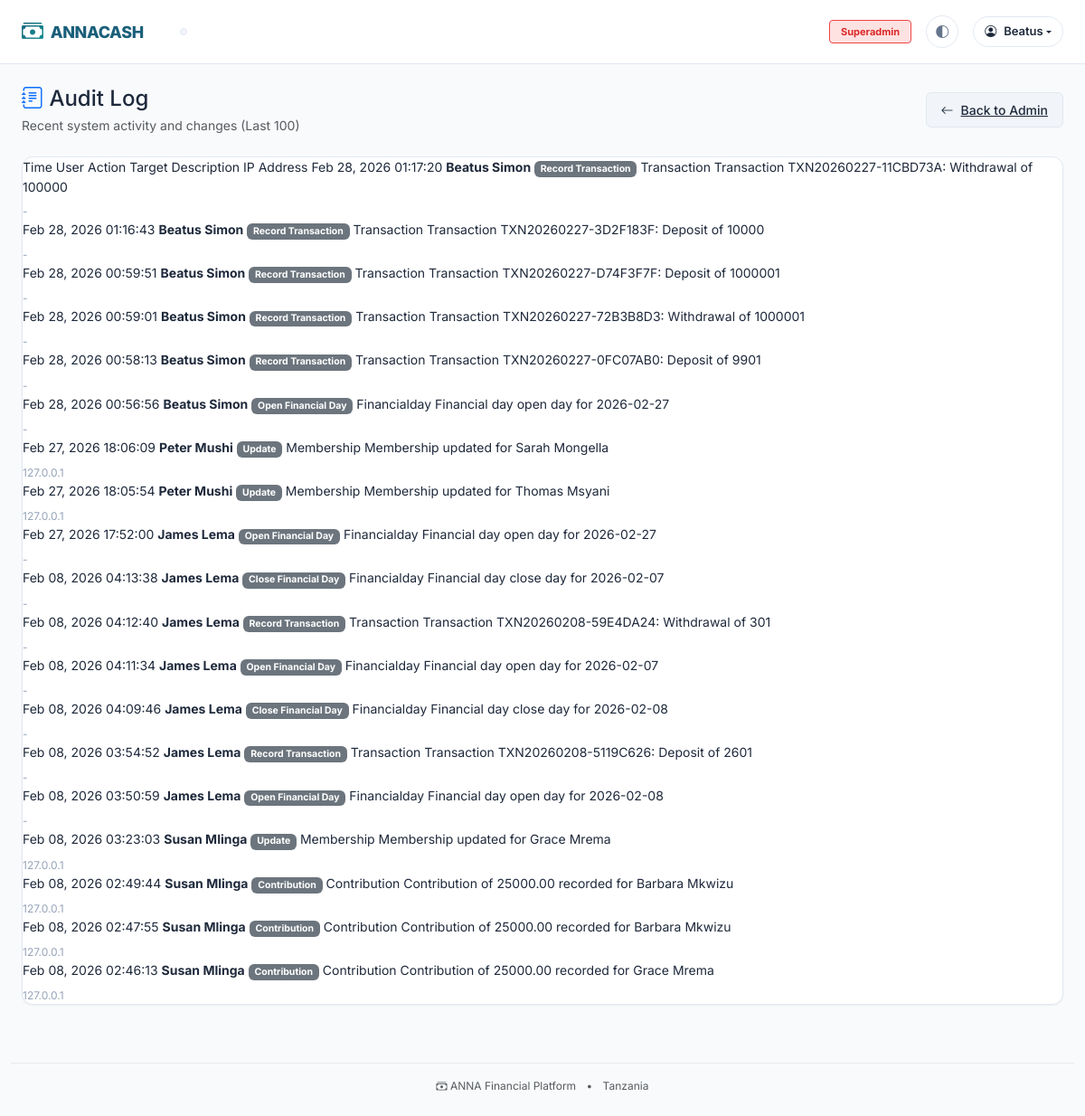
The page /audit/log/ (signed in) on the database as committed earlier.
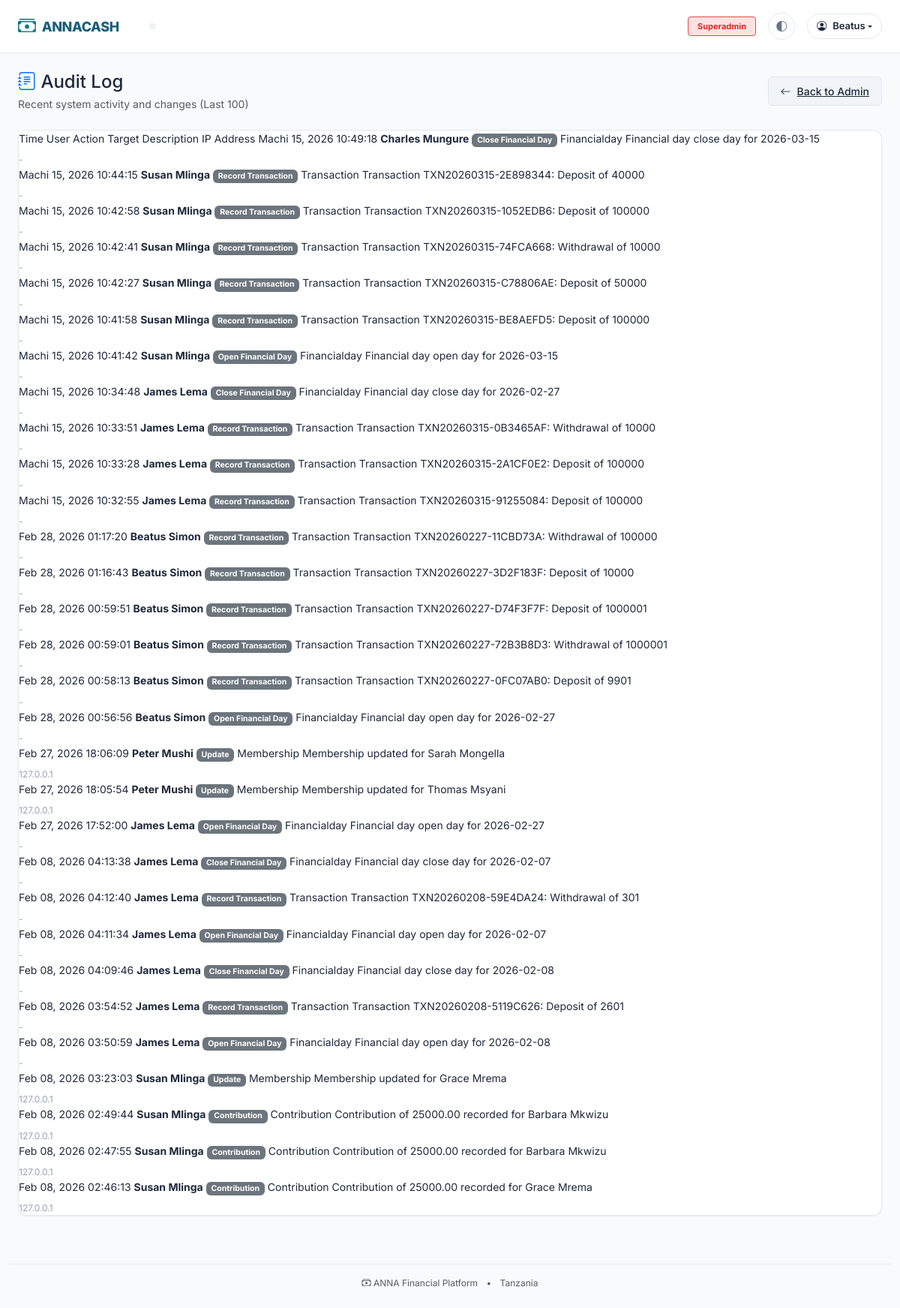
The same page on the database as committed later.
### accounts/models.py (models this page shows, shortened)
class User(AbstractBaseUser, PermissionsMixin):
    email = models.EmailField(unique=True)
    phone_number = models.CharField(max_length=20, unique=True, blank=True, null=True)
    first_name = models.CharField(max_length=100)
    last_name = models.CharField(max_length=100)
    is_active = models.BooleanField(default=True)
    is_staff = models.BooleanField(default=False)
    is_superuser = models.BooleanField(default=False)
    date_joined = models.DateTimeField(default=timezone.now)
    last_login = models.DateTimeField(blank=True, null=True)
    profile_image = models.ImageField(upload_to="profiles/", blank=True, null=True)
    bio = models.TextField(blank=True)
    timezone = models.CharField(max_length=50, default="Africa/Nairobi")
    national_id = models.CharField(max_length=20, blank=True, null=True)
    region = models.CharField(max_length=100, blank=True)
    district = models.CharField(max_length=100, blank=True)
    objects = UserManager()
    USERNAME_FIELD = "email"
    REQUIRED_FIELDS = ["first_name", "last_name"]
    class Meta:
        verbose_name = "User"
        verbose_name_plural = "Users"
        ordering = ["-date_joined"]
    def get_full_name(self):
        return f"{self.first_name} {self.last_name}".strip()

### core/models.py (models this page shows, shortened)
class AuditLog(models.Model):
    ACTION_CHOICES = [
        ("create", "Create"),
        ("update", "Update"),
        ("delete", "Delete"),
        ("view", "View"),
        ("login", "Login"),
        ("logout", "Logout"),
        ("open_day", "Open Financial Day"),
        ("close_day", "Close Financial Day"),
        ("record_transaction", "Record Transaction"),
        ("adjust_balance", "Balance Adjustment"),
        ("payout", "Payout"),
        ("contribution", "Contribution"),
        ("role_change", "Role Change"),
        ("export", "Export"),
        ("other", "Other"),
    ]
    timestamp = models.DateTimeField(auto_now_add=True)
    user = models.ForeignKey(
        settings.AUTH_USER_MODEL,
        on_delete=models.SET_NULL,
        null=True,
        related_name="audit_logs",
    )
    action = models.CharField(max_length=50, choices=ACTION_CHOICES)
    content_type = models.ForeignKey(
        ContentType, on_delete=models.SET_NULL, null=True, blank=True
    )
    object_id = models.CharField(max_length=255, blank=True, null=True)
    content_object = GenericForeignKey("content_type", "object_id")
    ip_address = models.GenericIPAddressField(blank=True, null=True)
    user_agent = models.TextField(blank=True)
    description = models.TextField()
    old_values = models.JSONField(default=dict, blank=True)
    new_values = models.JSONField(default=dict, blank=True)
    metadata = models.JSONField(default=dict, blank=True)
    class Meta:
        ordering = ["-timestamp"]
        indexes = [
            models.Index(fields=["user", "timestamp"]),
            models.Index(fields=["content_type", "object_id"]),
            models.Index(fields=["action", "timestamp"]),
        ]
        verbose_name = "Audit Log"
        verbose_name_plural = "Audit Logs"

### audit/views.py (the view)
# urls.py: path("log/", views.audit_log, name="log"),
@login_required
@user_passes_test(lambda u: u.is_superuser)
def audit_log(request):
    logs = AuditLog.objects.select_related('user', 'content_type').order_by('-timestamp')[:100]
    return render(
        request,
        "audit/log.html",
        {
            "page_title": "Audit Log",
            "logs": logs,
        },
    )

### core/context_processors.py (called while the page is built, shortened)
def navigation_context(request):
    from core.models import WakalaRole, MchezoRole
    wakala_roles = WakalaRole.objects.filter(
        user=request.user, is_active=True
    ).select_related("wakala")
    wakalas = [role.wakala for role in wakala_roles]
    mchezo_roles = MchezoRole.objects.filter(
        user=request.user, is_active=True
    ).select_related("group")
    mchezo_groups = [role.group for role in mchezo_roles]
    return {
        "wakalas": wakalas,
        "mchezo_groups": mchezo_groups,
        "has_wakala_access": len(wakalas) > 0,
        "has_mchezo_access": len(mchezo_groups) > 0,
    }

### templates/audit/log.html (shortened to what this page needs)
{% extends 'base.html' %}
{% block content %}
<div class="d-flex justify-content-between align-items-center flex-wrap mb-4">
    <div>
        <h4 class="mb-1">
            <i class="bi bi-journal-text text-primary"></i> Audit Log
        </h4>
        <p class="text-muted mb-0">Recent system activity and changes (Last 100)</p>
    </div>
    <div class="d-flex gap-2 mt-3 mt-md-0">
        <a href="{% url 'dashboard:admin' %}" class="anna-btn anna-btn-secondary">
            <i class="bi bi-arrow-left"></i> Back to Admin
        </a>
    </div>
</div>
<div class="anna-card">
    <div class="anna-card-body p-0">
                        <thead>                        <th>Time</th>
                        <th>User</th>
                        <th>Action</th>
                        <th>Target</th>
                        <th>Description</th>
                        <th>IP Address</th>
                </thead>
                <tbody>
                    {% for log in logs %}
                    <tr>
                        <td class="text-nowrap">{{ log.timestamp|date:"M d, Y H:i:s" }}</td>
                        <td><strong>{{ log.user.get_full_name|default:log.user.email|default:"System" }}</strong></td>
                        <td>
                            <span class="badge bg-secondary">{{ log.get_action_display }}</span>
                        </td>
                        <td>{{ log.content_type.model|title|default:"-" }}</td>
                        <td>{{ log.description }}</td>
                        <td><small class="text-muted">{{ log.ip_address|default:"-" }}</small></td>
                    </tr>
                    {% empty %}
                    <tr>
                        <td colspan="6" class="text-center py-4 text-muted">No audit logs found.</td>
                    </tr>
                    {% endfor %}
                </tbody>
        </div>
    </div>
{% endblock %}

### templates/base.html (shortened to what this page needs)
<!DOCTYPE html>
<html lang="sw">
<head>
    {% load static %}
    <link href="https://cdn.jsdelivr.net/npm/bootstrap@5.3.0/dist/css/bootstrap.min.css" rel="stylesheet">
    <link href="https://cdn.jsdelivr.net/npm/bootstrap-icons@1.11.0/font/bootstrap-icons.css" rel="stylesheet">
    <link href="{% static 'css/variables.css' %}" rel="stylesheet">
    <link href="{% static 'css/anna.css' %}" rel="stylesheet">
</head>
<body>
    <nav class="navbar navbar-expand-lg anna-navbar">
        <div class="container-fluid px-3 px-lg-4">
            <a class="navbar-brand anna-navbar-brand" href="/">
                <i class="bi bi-cash-stack"></i> ANNACASH
            </a>
            {% if user.is_authenticated %}
            <div class="collapse navbar-collapse" id="navbarNav">
                <div class="anna-app-switcher ms-lg-4 me-auto d-none d-lg-flex">
                </div>
                <div class="d-flex flex-column flex-lg-row align-items-lg-center gap-3 mt-3 mt-lg-0 ms-auto">
                    {% if user.is_superuser %}
                    <span class="anna-role-indicator anna-role-indicator-superuser d-none d-lg-inline">
                        Superadmin
                    </span>
                    {% endif %}
                    <button class="theme-toggle d-none d-lg-flex" title="Cycle theme">
                        <i class="bi bi-circle-half"></i>
                    </button>
                    <div class="dropdown d-none d-lg-block">
                        <button class="anna-user-menu-btn dropdown-toggle d-flex align-items-center" type="button" data-bs-toggle="dropdown" aria-expanded="false">
                            <i class="bi bi-person-circle me-2"></i>
                            <span class="d-none d-sm-inline">{{ user.first_name|default:user.email|truncatechars:15 }}</span>
                        </button>
                    </div>
                </div>
            </div>
            {% endif %}
        </div>
    </nav>
    <main class="container-fluid px-3 px-lg-4 py-4">
        {% block content %}{% endblock %}
    </main>
    <footer class="text-center py-4 text-muted" style="font-size: 0.75rem;">
        <div class="container-fluid">
            <hr class="my-3" style="opacity: 0.1;">
            <p class="mb-0">
                <i class="bi bi-cash-stack"></i> ANNA Financial Platform
                <span class="mx-2">•</span>
                Tanzania
            </p>
        </div>
    </footer>
</body>
</html>

### static/css/variables.css (style rules this page uses)
:root { --anna-primary: #1a5f7a; --anna-primary-dark: #0d4a5f; --anna-primary-light: #2d7d9a; --anna-secondary: #159895; --anna-secondary-dark: #0e7a77; --anna-secondary-light: #2db3ae; --anna-accent: #57c5b6; --anna-accent-dark: #3ba89f; --anna-accent-light: #7dd4c8; --anna-success: #10b981; --anna-success-light: #d1fae5; --anna-success-dark: #059669; --anna-warning: #f59e0b; --anna-warning-light: #fef3c7; --anna-warning-dark: #d97706; --anna-danger: #ef4444; --anna-danger-light: #fee2e2; --anna-danger-dark: #dc2626; --anna-info: #3b82f6; --anna-info-light: #dbeafe; --anna-info-dark: #2563eb; --anna-bg-primary: #ffffff; --anna-bg-secondary: #f8fafc; --anna-bg-tertiary: #f1f5f9; --anna-text-primary: #1e293b; --anna-text-secondary: #64748b; --anna-text-tertiary: #94a3b8; --anna-border: #e2e8f0; --anna-border-dark: #cbd5e1; --anna-role-owner: #1e40af; --anna-role-manager: #166534; --anna-role-agent: #0e7490; --anna-role-admin: #b45309; --anna-role-treasurer: #166534; --anna-role-member: #6b7280; --anna-balance-positive: #059669; --anna-balance-negative: #dc2626; --anna-balance-neutral: #64748b; --anna-day-open: #10b981; --anna-day-closed: #6b7280; --anna-day-closing: #f59e0b; --anna-shadow-sm: 0 1px 2px 0 rgb(0 0 0 / 0.05); --anna-shadow: 0 1px 3px 0 rgb(0 0 0 / 0.1), 0 1px 2px -1px rgb(0 0 0 / 0.1); --anna-shadow-md: 0 4px 6px -1px rgb(0 0 0 / 0.1), 0 2px 4px -2px rgb(0 0 0 / 0.1); --anna-shadow-lg: 0 10px 15px -3px rgb(0 0 0 / 0.1), 0 4px 6px -4px rgb(0 0 0 / 0.1); --anna-shadow-xl: 0 20px 25px -5px rgb(0 0 0 / 0.1), 0 8px 10px -6px rgb(0 0 0 / 0.1); --anna-radius-sm: 0.25rem; --anna-radius: 0.375rem; --anna-radius-md: 0.5rem; --anna-radius-lg: 0.75rem; --anna-radius-xl: 1rem; --anna-radius-full: 9999px; --anna-font-sans: 'Inter', -apple-system, BlinkMacSystemFont, 'Segoe UI', Roboto, sans-serif; --anna-font-mono: 'JetBrains Mono', 'Fira Code', 'SF Mono', Consolas, monospace; --anna-space-1: 0.25rem; --anna-space-2: 0.5rem; --anna-space-3: 0.75rem; --anna-space-4: 1rem; --anna-space-5: 1.25rem; --anna-space-6: 1.5rem; --anna-space-8: 2rem; --anna-space-10: 2.5rem; --anna-space-12: 3rem; --anna-transition-fast: 150ms ease; --anna-transition: 200ms ease; --anna-transition-slow: 300ms ease; --anna-z-dropdown: 1000; --anna-z-sticky: 1020; --anna-z-fixed: 1030; --anna-z-modal-backdrop: 1040; --anna-z-modal: 1050; --anna-z-popover: 1060; --anna-z-tooltip: 1070; }
.anna-card { background: var(--anna-bg-primary); border: 1px solid var(--anna-border); border-radius: var(--anna-radius-lg); box-shadow: var(--anna-shadow-sm); transition: all var(--anna-transition); }
.anna-btn { display: inline-flex; align-items: center; justify-content: center; gap: var(--anna-space-2); padding: var(--anna-space-2) var(--anna-space-4); font-size: 0.875rem; font-weight: 500; border-radius: var(--anna-radius); border: 1px solid transparent; cursor: pointer; transition: all var(--anna-transition-fast); white-space: nowrap; }
.anna-btn-secondary { background: var(--anna-bg-tertiary); color: var(--anna-text-primary); border-color: var(--anna-border); }

### templates/base.html (style rules this page uses)
:root { --anna-primary: #1a5f7a; --anna-secondary: #159895; --anna-accent: #57c5b6; }
body { font-family: 'Inter', system-ui, sans-serif; }
.theme-toggle { cursor: pointer; padding: 8px 12px; border-radius: 50%; transition: all 0.3s; }

Rows that differ between the two databases and show on the page:
added AuditLog: timestamp "Machi 15, 2026 10:49:18", user.get_full_name "Charles Mungure", action "Close Financial Day", content_type.model "Financialday", description "Financial day close day for 2026-03-15", ip_address "-"
added AuditLog: timestamp "Machi 15, 2026 10:44:15", user.get_full_name "Susan Mlinga", action "Record Transaction", content_type.model "Transaction", description "Transaction TXN20260315-2E898344: Deposit of 40000", ip_address "-"
added AuditLog: timestamp "Machi 15, 2026 10:42:58", user.get_full_name "Susan Mlinga", action "Record Transaction", content_type.model "Transaction", description "Transaction TXN20260315-1052EDB6: Deposit of 100000", ip_address "-"
added AuditLog: timestamp "Machi 15, 2026 10:42:41", user.get_full_name "Susan Mlinga", action "Record Transaction", content_type.model "Transaction", description "Transaction TXN20260315-74FCA668: Withdrawal of 10000", ip_address "-"
added AuditLog: timestamp "Machi 15, 2026 10:42:27", user.get_full_name "Susan Mlinga", action "Record Transaction", content_type.model "Transaction", description "Transaction TXN20260315-C78806AE: Deposit of 50000", ip_address "-"
added AuditLog: timestamp "Machi 15, 2026 10:41:58", user.get_full_name "Susan Mlinga", action "Record Transaction", content_type.model "Transaction", description "Transaction TXN20260315-BE8AEFD5: Deposit of 100000", ip_address "-"
added AuditLog: timestamp "Machi 15, 2026 10:41:42", user.get_full_name "Susan Mlinga", action "Open Financial Day", content_type.model "Financialday", description "Financial day open day for 2026-03-15", ip_address "-"
added AuditLog: timestamp "Machi 15, 2026 10:34:48", user.get_full_name "James Lema", action "Close Financial Day", content_type.model "Financialday", description "Financial day close day for 2026-02-27", ip_address "-"
added AuditLog: timestamp "Machi 15, 2026 10:33:51", user.get_full_name "James Lema", action "Record Transaction", content_type.model "Transaction", description "Transaction TXN20260315-0B3465AF: Withdrawal of 10000", ip_address "-"
added AuditLog: timestamp "Machi 15, 2026 10:33:28", user.get_full_name "James Lema", action "Record Transaction", content_type.model "Transaction", description "Transaction TXN20260315-2A1CF0E2: Deposit of 100000", ip_address "-"
added AuditLog: timestamp "Machi 15, 2026 10:32:55", user.get_full_name "James Lema", action "Record Transaction", content_type.model "Transaction", description "Transaction TXN20260315-91255084: Deposit of 100000", ip_address "-"
